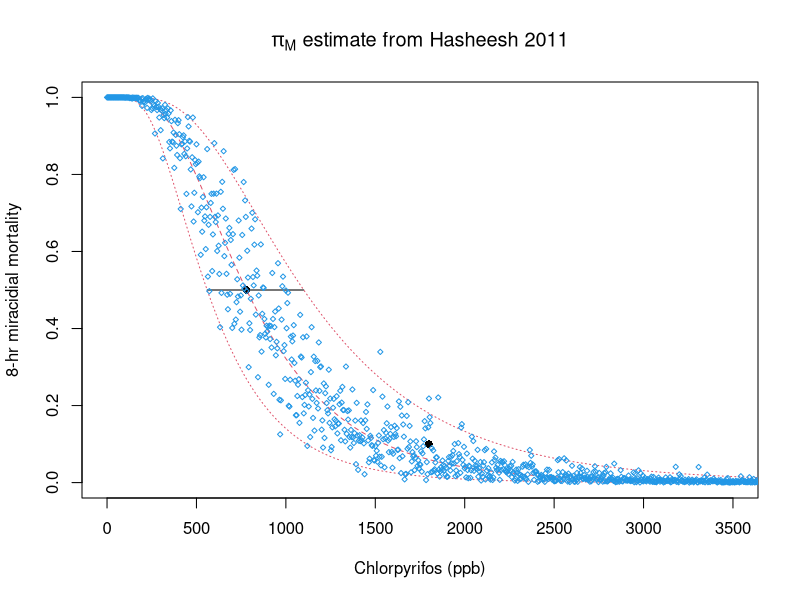
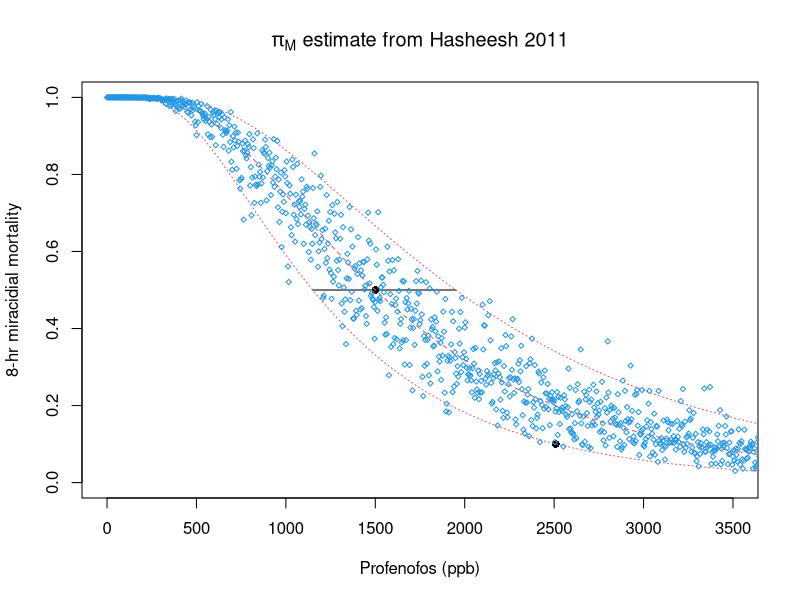
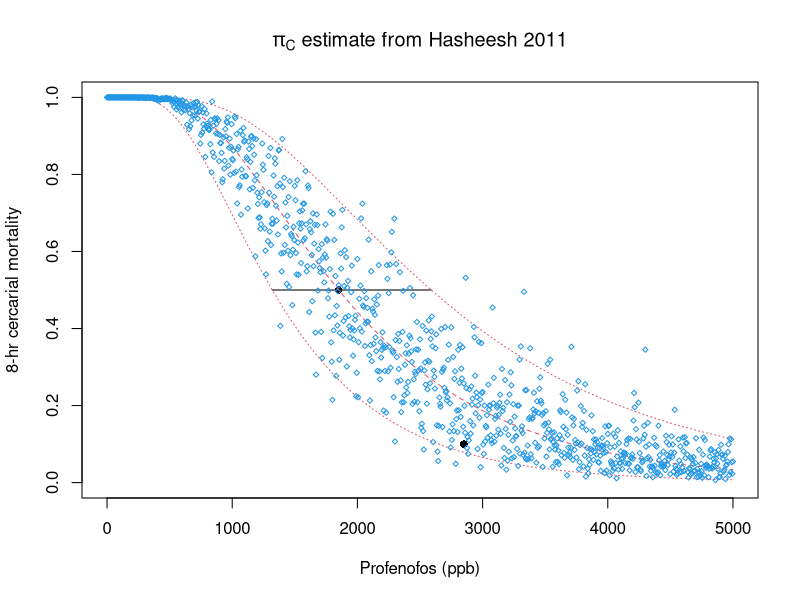
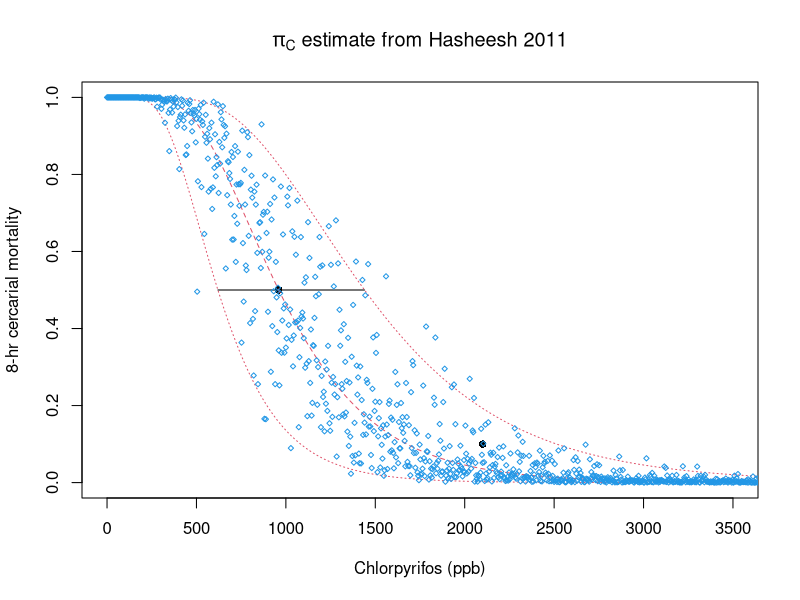

R code for these plots, in order:
#This work is licensed under a Creative Commons Attribution-NonCommercial 4.0 International License#########
#<http://creativecommons.org/licenses/by-nc/4.0/> by Christopher Hoover, Arathi Arakala, Manoj Gambhir 
#and Justin Remais. This work was supported in part by the National Institutes of Health/National Science 
#Foundation Ecology of Infectious Disease program funded by the Fogarty International Center 
#(grant R01TW010286), the National Institute of Allergy and Infectious Diseases (grant K01AI091864), 
#and the National Science Foundation Water Sustainability and Climate Program (grant 1360330).

#Per the terms of this license, if you are making derivative use of this work, you must identify that 
#your work is a derivative work, give credit to the original work, provide a link to the license, 
#and indicate changes that were made.###############
    
#Toxicity to miracidia and cercariae from table 5 ###############
#ChlorP miracidia #########
piM.ch = data.frame(conc = c(0.78, 1.8),
                    mort = c(.50 , .90),
                    surv = 0)
piM.ch$surv = 1 - piM.ch$mort

  plot(piM.ch$conc*1000, piM.ch$surv, pch = 16, ylim = c(0,1), xlim = c(0,3500),
       xlab = 'Chlorpyrifos (ppb)', ylab = '8-hr miracidial mortality',
       main = expression(paste(pi[M], ' estimate from Hasheesh 2011')))
    segments(x0 = 560, y0 = 0.5, x1 = 1100, y1 = 0.5)

lc50.chlor.hash.mir = 0.78
  se.lc50.chlor.hash.mir = mean(log(1.1/lc50.chlor.hash.mir), log(lc50.chlor.hash.mir/0.56)) / 1.96
slp.chlor.hash.mir = 1.86

#function based on provided values
fx.piM.chlor = function(In, lc = lc50.chlor.hash.mir){
  ins = In/1000
  1-pnorm(slp.chlor.hash.mir * log(ins/lc))
}

  lines(seq(0,4000,10), sapply(seq(0,4000,10), fx.piM.chlor), lty = 2, col = 2)
  lines(seq(0,4000,10), sapply(seq(0,4000,10), fx.piM.chlor, lc = 1.1), lty = 3, col = 2)
  lines(seq(0,4000,10), sapply(seq(0,4000,10), fx.piM.chlor, lc = 0.56), lty = 3, col = 2)

piM_ch_Hash11_uncertainty = function(In){
  ins = In/1000
  lc50 = exp(rnorm(1, log(lc50.chlor.hash.mir), se.lc50.chlor.hash.mir))
  1 - pnorm(slp.chlor.hash.mir * log(ins/lc50))
}
  points(seq(0,4000,4), sapply(seq(0,4000,4), piM_ch_Hash11_uncertainty, simplify = T), 
         pch = 5, col = 4, cex = 0.5)

#Profenofos miracidia #########
piM.pr = data.frame(conc = c(1.5, 2.51),
                    mort = c(.50 , .90),
                    surv = 0)
  piM.pr$surv = 1 - piM.pr$mort
  
plot(piM.pr$conc*1000, piM.pr$surv, pch = 16, ylim = c(0,1), xlim = c(0,3500),
     xlab = 'Profenofos (ppb)', ylab = '8-hr miracidial mortality',
     main = expression(paste(pi[M], ' estimate from Hasheesh 2011')))
  segments(x0 = 1150, y0 = 0.5, x1 = 1950, y1 = 0.5)
  
lc50.prof.hash.mir = 1.5
  se.lc50.prof.hash.mir = mean(log(1.95/lc50.prof.hash.mir), log(lc50.prof.hash.mir/1.15)) / 1.96
slp.prof.hash.mir = 1.64
  
#function based on provided values
fx.piM.prof = function(In, lc = lc50.prof.hash.mir){
  ins = In/1000
  1-pnorm(slp.prof.hash.mir * log(ins/lc))
}
  
  lines(seq(0,4000,10), sapply(seq(0,4000,10), fx.piM.prof), lty = 2, col = 2)
  lines(seq(0,4000,10), sapply(seq(0,4000,10), fx.piM.prof, lc = 1.95), lty = 3, col = 2)
  lines(seq(0,4000,10), sapply(seq(0,4000,10), fx.piM.prof, lc = 1.15), lty = 3, col = 2)
  
piM_pr_Hash11_uncertainty = function(In){
  ins = In/1000
  lc50 = exp(rnorm(1, log(lc50.prof.hash.mir), se.lc50.prof.hash.mir))
  1 - pnorm(slp.prof.hash.mir * log(ins/lc50))
}

  points(seq(0,4000,4), sapply(seq(0,4000,4), piM_pr_Hash11_uncertainty, simplify = T), 
         pch = 5, col = 4, cex = 0.5)
  
#profenofos cercariae #######
piC.pr = data.frame(conc = c(1.85, 2.85),
                    mort = c(.50 , .90),
                    surv = 0)
  piC.pr$surv = 1 - piC.pr$mort
  
plot(piC.pr$conc*1000, piC.pr$surv, pch = 16, ylim = c(0,1), xlim = c(0,5000),
     xlab = 'Profenofos (ppb)', ylab = '8-hr cercarial mortality',
     main = expression(paste(pi[C], ' estimate from Hasheesh 2011')))
  segments(x0 = 1320, y0 = 0.5, x1 = 2590, y1 = 0.5)
  
lc50.prof.hash.cerc = 1.85
  se.lc50.prof.hash.cerc = mean(log(2.59/lc50.prof.hash.cerc), log(lc50.prof.hash.cerc/1.32)) / 1.96
slp.prof.hash.cerc = 1.84
  
#function based on provided values
fx.piC.prof = function(In, lc = lc50.prof.hash.cerc){
  ins = In/1000
  1-pnorm(slp.prof.hash.cerc * log(ins/lc))
}
  
  lines(seq(0,5000,10), sapply(seq(0,5000,10), fx.piC.prof), lty = 2, col = 2)
  lines(seq(0,5000,10), sapply(seq(0,5000,10), fx.piC.prof, lc = 2.59), lty = 3, col = 2)
  lines(seq(0,5000,10), sapply(seq(0,5000,10), fx.piC.prof, lc = 1.32), lty = 3, col = 2)
  
piC_pr_Hash11_uncertainty = function(In){
  ins = In/1000
  lc50 = exp(rnorm(1, log(lc50.prof.hash.cerc), se.lc50.prof.hash.cerc))
  1 - pnorm(slp.prof.hash.cerc * log(ins/lc50))
}
  
  points(seq(0,5000,5), sapply(seq(0,5000,5), piC_pr_Hash11_uncertainty, simplify = T), 
         pch = 5, col = 4, cex = 0.5)
  
#chlorpyrifos cercariae #######
piC.ch = data.frame(conc = c(0.96, 2.1),
                    mort = c(.50 , .90),
                    surv = 0)
  piC.ch$surv = 1 - piC.ch$mort

plot(piC.ch$conc*1000, piC.ch$surv, pch = 16, ylim = c(0,1), xlim = c(0,3500),
     xlab = 'Chlorpyrifos (ppb)', ylab = '8-hr cercarial mortality',
     main = expression(paste(pi[C], ' estimate from Hasheesh 2011')))
  segments(x0 = 620, y0 = 0.5, x1 = 1440, y1 = 0.5)

lc50.chlor.hash.cerc = 0.96
  se.lc50.chlor.hash.cerc = mean(log(1.44/lc50.chlor.hash.cerc), log(lc50.chlor.hash.cerc/0.62)) / 1.96
slp.chlor.hash.cerc = 2.3

#function based on provided values
fx.piC.chlor = function(In, lc = lc50.chlor.hash.cerc){
  ins = In/1000
  1-pnorm(slp.chlor.hash.cerc * log(ins/lc))
}

  lines(seq(0,4000,10), sapply(seq(0,4000,10), fx.piC.chlor), lty = 2, col = 2)
  lines(seq(0,4000,10), sapply(seq(0,4000,10), fx.piC.chlor, lc = 1.44), lty = 3, col = 2)
  lines(seq(0,4000,10), sapply(seq(0,4000,10), fx.piC.chlor, lc = 0.62), lty = 3, col = 2)

piC_ch_Hash11_uncertainty = function(In){
  ins = In/1000
  lc50 = exp(rnorm(1, log(lc50.chlor.hash.cerc), se.lc50.chlor.hash.cerc))
  1 - pnorm(slp.chlor.hash.cerc * log(ins/lc50))
}

  points(seq(0,4000,4), sapply(seq(0,4000,4), piC_ch_Hash11_uncertainty, simplify = T), 
         pch = 5, col = 4, cex = 0.5)
